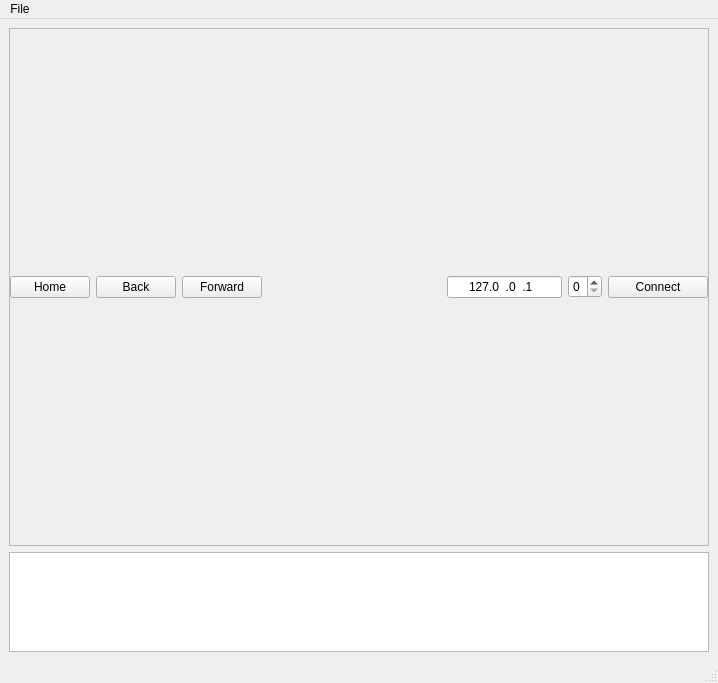
<?xml version="1.0" encoding="UTF-8"?>
<ui version="4.0">
 <class>MainWindow</class>
 <widget class="QMainWindow" name="MainWindow">
  <property name="geometry">
   <rect>
    <x>0</x>
    <y>0</y>
    <width>718</width>
    <height>683</height>
   </rect>
  </property>
  <property name="windowTitle">
   <string>Web Content Viewer</string>
  </property>
  <widget class="QWidget" name="centralwidget">
   <layout class="QGridLayout" name="gridLayout">
    <item row="0" column="0">
     <widget class="QFrame" name="frame">
      <property name="minimumSize">
       <size>
        <width>0</width>
        <height>40</height>
       </size>
      </property>
      <property name="frameShape">
       <enum>QFrame::StyledPanel</enum>
      </property>
      <property name="frameShadow">
       <enum>QFrame::Plain</enum>
      </property>
      <layout class="QHBoxLayout" name="horizontalLayout_2">
       <property name="margin">
        <number>0</number>
       </property>
       <item>
        <widget class="QPushButton" name="pb_Home">
         <property name="text">
          <string>Home</string>
         </property>
        </widget>
       </item>
       <item>
        <widget class="QPushButton" name="pb_Back">
         <property name="text">
          <string>Back</string>
         </property>
        </widget>
       </item>
       <item>
        <widget class="QPushButton" name="pb_Forward">
         <property name="text">
          <string>Forward</string>
         </property>
        </widget>
       </item>
       <item>
        <spacer name="horizontalSpacer">
         <property name="orientation">
          <enum>Qt::Horizontal</enum>
         </property>
         <property name="sizeHint" stdset="0">
          <size>
           <width>1028</width>
           <height>20</height>
          </size>
         </property>
        </spacer>
       </item>
       <item>
        <layout class="QHBoxLayout" name="horizontalLayout">
         <item>
          <widget class="QLineEdit" name="le_IP">
           <property name="minimumSize">
            <size>
             <width>115</width>
             <height>0</height>
            </size>
           </property>
           <property name="inputMask">
            <string>000.000.000.000; </string>
           </property>
           <property name="text">
            <string>127.0.0.1</string>
           </property>
           <property name="alignment">
            <set>Qt::AlignCenter</set>
           </property>
          </widget>
         </item>
         <item>
          <widget class="QSpinBox" name="sb_World">
           <property name="maximum">
            <number>8</number>
           </property>
          </widget>
         </item>
         <item>
          <widget class="QPushButton" name="pb_ConnectDisconnect">
           <property name="minimumSize">
            <size>
             <width>100</width>
             <height>0</height>
            </size>
           </property>
           <property name="maximumSize">
            <size>
             <width>100</width>
             <height>16777215</height>
            </size>
           </property>
           <property name="text">
            <string>Connect</string>
           </property>
          </widget>
         </item>
        </layout>
       </item>
      </layout>
     </widget>
    </item>
    <item row="2" column="0">
     <widget class="QPlainTextEdit" name="pte_Url">
      <property name="minimumSize">
       <size>
        <width>700</width>
        <height>100</height>
       </size>
      </property>
      <property name="maximumSize">
       <size>
        <width>16777215</width>
        <height>100</height>
       </size>
      </property>
     </widget>
    </item>
   </layout>
  </widget>
  <widget class="QMenuBar" name="menubar">
   <property name="geometry">
    <rect>
     <x>0</x>
     <y>0</y>
     <width>718</width>
     <height>25</height>
    </rect>
   </property>
   <widget class="QMenu" name="menuClose">
    <property name="title">
     <string>File</string>
    </property>
    <addaction name="actionConnect"/>
    <addaction name="actionDisconnect"/>
    <addaction name="separator"/>
    <addaction name="actionLoad_Image"/>
    <addaction name="separator"/>
    <addaction name="actionExit"/>
   </widget>
   <addaction name="menuClose"/>
  </widget>
  <widget class="QStatusBar" name="statusbar"/>
  <action name="actionConnect">
   <property name="text">
    <string>Connect</string>
   </property>
  </action>
  <action name="actionExit">
   <property name="text">
    <string>Exit</string>
   </property>
  </action>
  <action name="actionDisconnect">
   <property name="text">
    <string>Disconnect</string>
   </property>
  </action>
  <action name="actionLoad_Image">
   <property name="text">
    <string>Load Image...</string>
   </property>
  </action>
 </widget>
 <resources/>
 <connections/>
</ui>
